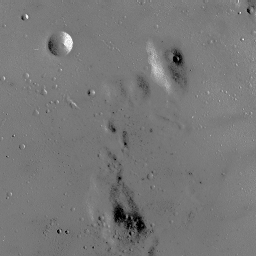
#> input picture MP3/input/moon.bmp, 256 x 256 px
$ jupyter execute mp3code.ipynb
#> lines starting #> are read from the running program, lines starting #| are printed output that depends on the picture
[cell 1]
import cv2
import numpy as np

[cell 2]
def Histogramequalization(img):
    h, w = img.shape
    P1 = [0 for k in range(256)]
    P2 = [0 for k in range(256)]
    colored_img = img.copy()

    for i in range(h):
        for j in range(w):
            P1[img[i][j]] = img[i][j]

    P2[0] = P1[0]

    for i in range(0,256):
        P2[i] = P2[i-1]
        P2[i] += P1[i]

    for j in range(0,256):
        P2[j] = P2[j] / P2[-1]

    for i in range(h):
        for j in range(w):
            color = img[i][j]
            colored_img[i][j] = int(P2[color] * 255)

    return colored_img


img = cv2.imread("input/moon.bmp", 0)
#> img is the input picture: shape (256, 256); min 0, max 255, mean 119.7
Hist_qual_img = Histogramequalization(img)
#> after the loop in Histogramequalization, `for i in range(h):`: P1 = 256 values, max 255 at index 255, min 0 at index 0, mean 118.8
#> after the loop in Histogramequalization, `for i in range(0,256):`: P2 = 256 values from 0 to 30406
#> after the loop in Histogramequalization, `for j in range(0,256):`: P2 = 256 values from 0 to 1
#> after the loop in Histogramequalization, `for i in range(h):`:
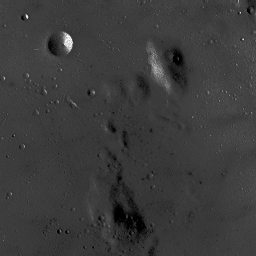
#> colored_img: shape (256, 256); min 0, max 255, mean 59.3
cv2.imshow('Hist_qual_moon', Hist_qual_img)
cv2.imwrite('output/Hist_qual_moon.bmp', Hist_qual_img)
cv2.waitKey()

[cell 3]
def Quadraticlighting(self):
    copied_img = img.copy()
    h,w = img.shape
    minimal = 0
    maximal = 0
    color = 0
    qua_array = []
    qua_append = []
    quad_img = img.copy()

    for i in range(h):
        for j in range(w):
            qua_array.append(copied_img[i][j])
            qua_append.append([i**2, i*j, j**2, i, j, 1])

    qua_array = np.array(qua_array)
    qua_append = np.linalg.pinv(qua_append)

    x = np.dot(qua_append, qua_array)

    for i in range(h):
        for j in range(w):
            num = x[0]*(i**2) + x[1]*i*j + x[2]*(j**2) + x[3]*i + x[4]*j + x[5]
            if num > 255:
                copied_img[i][j] = 255
            elif num < 0:
                copied_img[i][j] = 0
            else:
                copied_img[i][j] = num

    for i in range(h):
        for j in range(w):
            minimal = min((int(img[i][j]) - int(copied_img[i][j])), minimal)
            maximal = max((int(img[i][j]) - int(copied_img[i][j])), maximal)

    average_num = (minimal + maximal) / 2

    for i in range(h):
        for j in range(w):
            color = int(img[i][j]) - int(copied_img[i][j]) + average_num + 128
            if color < 0:
                quad_img[i][j] = 0
            elif color > 255:
                quad_img[i][j] = 255
            else:
                quad_img[i][j] = color

    return quad_img

img = cv2.imread("input/moon.bmp", 0)
img = Histogramequalization(img)
quad_light = Quadraticlighting(img)
#> after the loop in Quadraticlighting, `for i in range(h):`: qua_append = 65536 items
#> in Quadraticlighting, `x = np.dot(qua_append, qua_array)`: x = [-0.000125, 8.66e-05, 0.000684, -0.0252, -0.174, 71.19]
#> after the loop in Quadraticlighting, `for i in range(h):`:
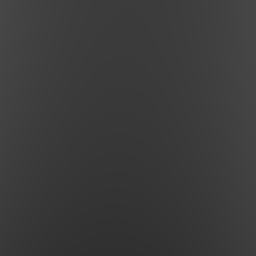
#> copied_img: shape (256, 256); min 48, max 71, mean 58.8
#> after the loop in Quadraticlighting, `for i in range(h):`:
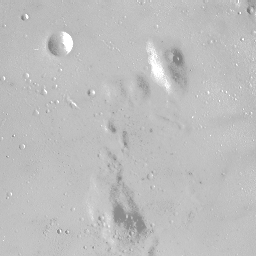
#> quad_img: shape (256, 256); min 120, max 255, mean 190.3
cv2.imshow('Quadratic lighting moon', quad_light)
cv2.imwrite('output/Quadratic lighting moon.bmp', quad_light)
cv2.waitKey()

[cell 4]
def Linearlighting(self):
    copied_img = img.copy()
    h,w = img.shape
    minimal = 0
    maximal = 0
    color = 0
    qua_array = []
    qua_append = []
    quad_img = img.copy()

    for i in range(h):
        for j in range(w):
            qua_array.append(copied_img[i][j])
            qua_append.append([i, j, 1])

    qua_array = np.array(qua_array)
    qua_append = np.linalg.pinv(qua_append)

    x = np.dot(qua_append, qua_array)

    for i in range(h):
        for j in range(w):
            num = x[0]*i + x[1]*j +x[2]
            if num > 255:
                copied_img[i][j] = 255
            elif num < 0:
                copied_img[i][j] = 0
            else:
                copied_img[i][j] = num

    for i in range(h):
        for j in range(w):
            minimal = min((int(img[i][j]) - int(copied_img[i][j])), minimal)
            maximal = max((int(img[i][j]) - int(copied_img[i][j])), maximal)

    average_num = (minimal + maximal) / 2

    for i in range(h):
        for j in range(w):
            color = int(img[i][j]) - int(copied_img[i][j]) + average_num + 128
            if color < 0:
                quad_img[i][j] = 0
            elif color > 255:
                quad_img[i][j] = 255
            else:
                quad_img[i][j] = color

    return quad_img

img = cv2.imread("input/moon.bmp", 0)
img = Histogramequalization(img)
linear_light = Linearlighting(img)
#> after the loop in Linearlighting, `for i in range(h):`: qua_append = 65536 items
#> in Linearlighting, `x = np.dot(qua_append, qua_array)`: x = [-0.046, 0.0115, 63.75]
cv2.imshow('Linear lighting moon', linear_light)
cv2.imwrite('output/Linear lighting moon.bmp', linear_light)
cv2.waitKey()
